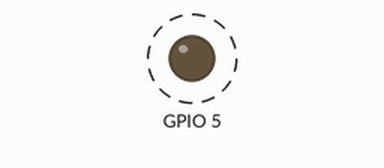
Simulated run of this program. Board: ESP32 board running MicroPython. Parts: output pins drawn as LEDs (lit = HIGH). Dashed ring = blinking.

Above: at 3.0 s.
Timing chart, 0 to 7.1 s (numbered marks = the images above):
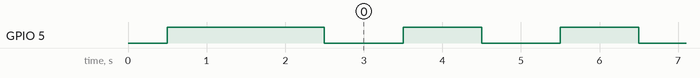

Measured:
- by itself, GPIO 5: alternates HIGH for 1.0 s and LOW for 1.0 s

The program:

01_blink.py
```python
#Autor: Ramón Junquera
#Fecha: 20221231

#Demostración de cómo se configura un pin de salida
#Tomamos uno que tiene asociado un led integrado
#El estado del led es inverso al del pin. pin HIGH = led OFF
#Comenzamos encendiendo el led un instante para después entrar en un
#bucle infinito de parpadeo

#DEVICE_ID="ESP-12E"
DEVICE_ID="LOLIN32"

from machine import Pin
from time import sleep

if DEVICE_ID=="ESP-12E":
    pinLed=16
elif DEVICE_ID=="LOLIN32":
    pinLed=5

led=Pin(pinLed,Pin.OUT)

led.off() #Encendemos
sleep(0.5)
led.on() #Apagamos
sleep(2)

while True:
    led.value(not led.value())
    sleep(1)
```
